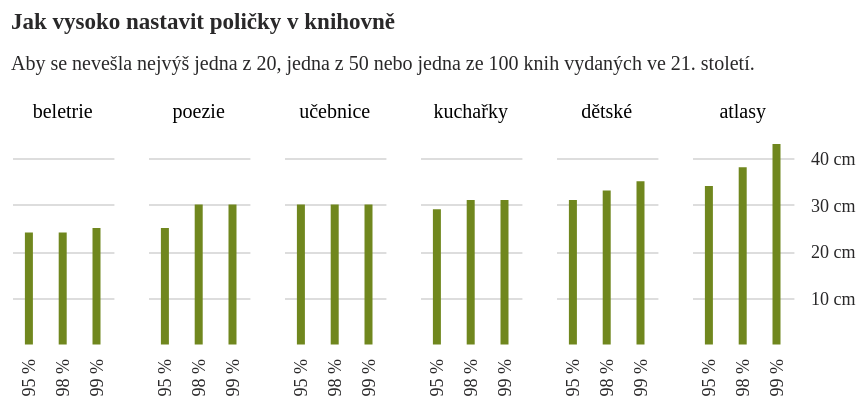

This figure's notebook cell:
### Code cell
graf_policky = alt.Chart(
    vysky_graf.filter(pl.col("variable").is_in(['vyska_95','vyska_98','vyska_99'])).with_columns(pl.col('variable').map_elements(
        lambda x: str(int(x.split('_')[1])) + " %")
    ).to_pandas(), 
    title=alt.Title(['Jak vysoko nastavit poličky v knihovně'],
    subtitle=['Aby se nevešla nejvýš jedna z 20, jedna z 50 nebo jedna ze 100 knih vydaných ve 21. století.']), 
    width=38, height=100
).mark_bar(width=4, color="#70871E").encode(
    alt.X('variable:N', title=None, axis=alt.Axis(tickColor='white')),
    alt.Y('value:Q', title=None, 
          scale=alt.Scale(domainMin=0.1), 
          axis=alt.Axis(tickCount=6, labelExpr="datum.label + ' cm'", orient='right', domainOpacity=0, tickColor='white')),
    alt.Column('zanr:N', title=None, sort=['beletrie','poezie','učebnice','kuchařky','dětské','atlasy'], spacing=15, header=alt.Header(labelFont="Asap"))
).properties(
    width=kredity['sirka'] / 7.1,
    autosize={'type': 'fit', 'contains': 'padding'}
).resolve_axis(x="independent").configure_view(stroke='transparent')

graf_policky

### Figure 1 — Vega-Lite specification as saved in the notebook (floating-point values rounded to 4 significant figures)
{"config": {"title": {"font": "Noticia Text", "fontSize": 11.5, "anchor": "start", "lineHeight": 19, "fontWeight": "bolder", "subtitleFont": "Noticia Text", "subtitleFontSize": 10, "subtitleLineHeight": 15, "subtitlePadding": 10, "dy": -10, "color": "#292829", "subtitleColor": "#292829"}, "axis": {"labelFont": "Asap", "titleFont": "Asap", "fontWeight": "lighter", "titleFontWeight": "lighter", "labelFontSize": 9, "titleFontSize": 9, "labelPadding": 2, "titlePadding": 9, "domainOpacity": 0, "tickColor": "#DCDDD6", "labelColor": "#292829"}, "legend": {"labelFont": "Asap", "labelFontWeight": "normal", "titleFont": "Asap", "titleFontWeight": "normal", "labelFontSize": 9, "titleFontSize": 9, "labelColor": "#292829"}, "view": {"stroke": "transparent"}}, "data": {"name": "data-557f1426ab848dd0c1012a3e81e57ad9"}, "mark": {"type": "bar", "color": "#70871E", "width": 4}, "autosize": {"type": "fit", "contains": "padding"}, "encoding": {"column": {"field": "zanr", "header": {"labelFont": "Asap"}, "sort": ["beletrie", "poezie", "učebnice", "kuchařky", "dětské", "atlasy"], "spacing": 15, "title": null, "type": "nominal"}, "x": {"axis": {"tickColor": "white"}, "field": "variable", "title": null, "type": "nominal"}, "y": {"axis": {"domainOpacity": 0, "labelExpr": "datum.label + ' cm'", "orient": "right", "tickColor": "white", "tickCount": 6}, "field": "value", "scale": {"domainMin": 0.1}, "title": null, "type": "quantitative"}}, "height": 100, "resolve": {"axis": {"x": "independent"}}, "title": {"text": ["Jak vysoko nastavit poličky v knihovně"], "subtitle": ["Aby se nevešla nejvýš jedna z 20, jedna z 50 nebo jedna ze 100 knih vydaných ve 21. století."]}, "width": 50.7, "$schema": "https://vega.github.io/schema/vega-lite/v5.8.0.json", "datasets": {"data-557f1426ab848dd0c1012a3e81e57ad9": [{"zanr": "učebnice", "variable": "95 %", "value": 30.0}, {"zanr": "poezie", "variable": "95 %", "value": 25.0}, {"zanr": "beletrie", "variable": "95 %", "value": 24.0}, {"zanr": "kuchařky", "variable": "95 %", "value": 29.0}, {"zanr": "dětské", "variable": "95 %", "value": 31.0}, {"zanr": "atlasy", "variable": "95 %", "value": 34.0}, {"zanr": "učebnice", "variable": "98 %", "value": 30.0}, {"zanr": "poezie", "variable": "98 %", "value": 30.0}, {"zanr": "beletrie", "variable": "98 %", "value": 24.0}, {"zanr": "kuchařky", "variable": "98 %", "value": 31.0}, {"zanr": "dětské", "variable": "98 %", "value": 33.0}, {"zanr": "atlasy", "variable": "98 %", "value": 38.0}, {"zanr": "učebnice", "variable": "99 %", "value": 30.0}, {"zanr": "poezie", "variable": "99 %", "value": 30.0}, {"zanr": "beletrie", "variable": "99 %", "value": 25.0}, {"zanr": "kuchařky", "variable": "99 %", "value": 31.0}, {"zanr": "dětské", "variable": "99 %", "value": 35.0}, {"zanr": "atlasy", "variable": "99 %", "value": 43.0}]}}
